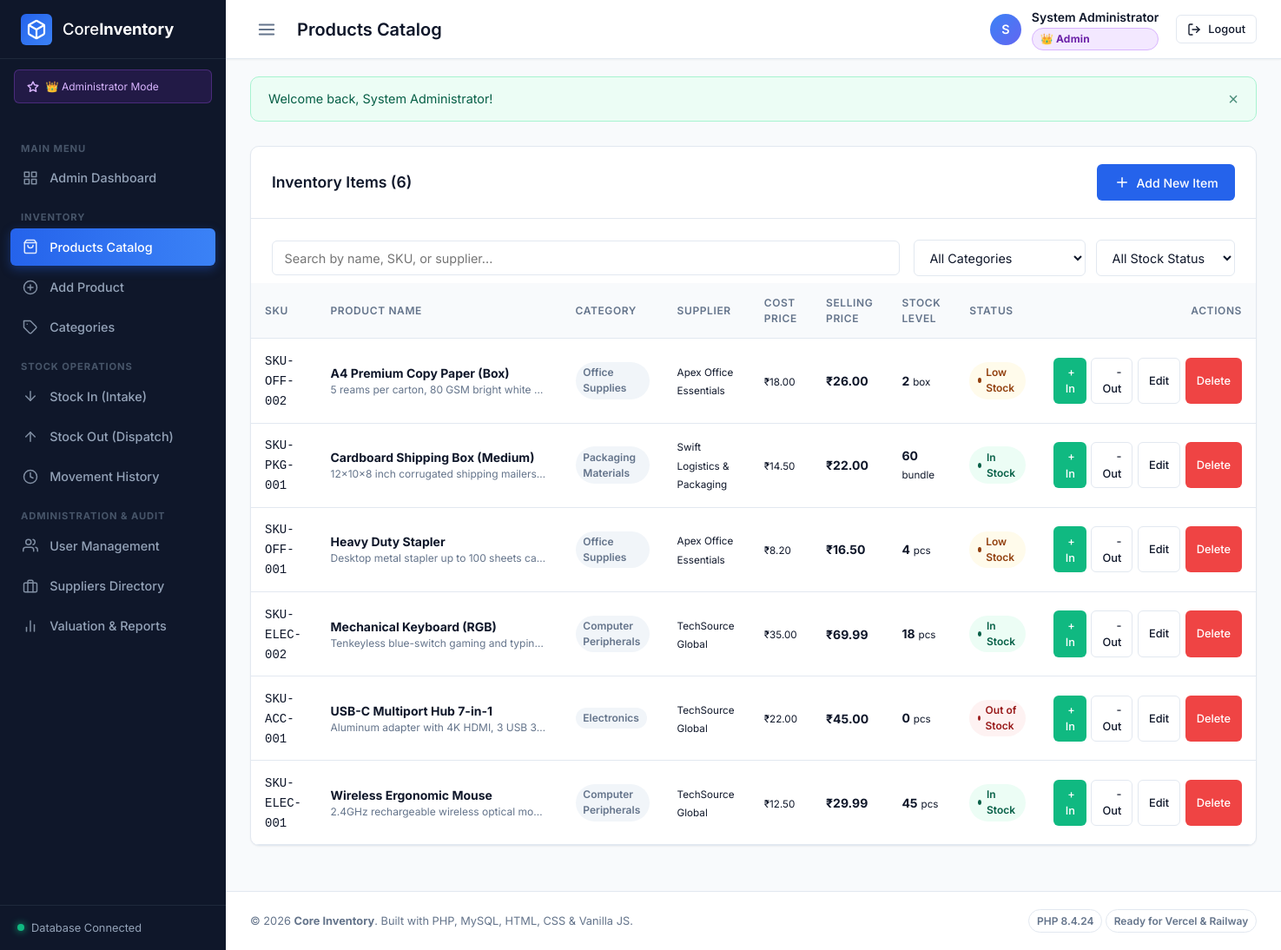
/pages/products.php (signed in), run on the app's committed database.
### tables this page shows
CREATE TABLE `products` (
    `id` INT UNSIGNED NOT NULL AUTO_INCREMENT,
    `sku` VARCHAR(50) NOT NULL,
    `name` VARCHAR(150) NOT NULL,
    `description` TEXT NULL,
    `category_id` INT UNSIGNED NULL,
    `supplier_id` INT UNSIGNED NULL,
    `cost_price` DECIMAL(10, 2) NOT NULL DEFAULT 0.00,
    `unit_price` DECIMAL(10, 2) NOT NULL DEFAULT 0.00,
    `quantity` INT NOT NULL DEFAULT 0,
    `min_threshold` INT NOT NULL DEFAULT 5,
    `unit_of_measure` VARCHAR(30) NOT NULL DEFAULT 'pcs',
    `created_at` DATETIME NOT NULL DEFAULT CURRENT_TIMESTAMP,
    `updated_at` DATETIME NOT NULL DEFAULT CURRENT_TIMESTAMP ON UPDATE CURRENT_TIMESTAMP,
    PRIMARY KEY (`id`),
    UNIQUE KEY `uk_products_sku` (`sku`),
    KEY `idx_products_category` (`category_id`),
    KEY `idx_products_supplier` (`supplier_id`),
    CONSTRAINT `fk_products_category` FOREIGN KEY (`category_id`)
        REFERENCES `categories` (`id`) ON DELETE SET NULL ON UPDATE CASCADE,
    CONSTRAINT `fk_products_supplier` FOREIGN KEY (`supplier_id`)
        REFERENCES `suppliers` (`id`) ON DELETE SET NULL ON UPDATE CASCADE
);

CREATE TABLE `categories` (
    `id` INT UNSIGNED NOT NULL AUTO_INCREMENT,
    `name` VARCHAR(100) NOT NULL,
    `description` TEXT NULL,
    `created_at` DATETIME NOT NULL DEFAULT CURRENT_TIMESTAMP,
    PRIMARY KEY (`id`),
    UNIQUE KEY `uk_categories_name` (`name`)
);

CREATE TABLE `suppliers` (
    `id` INT UNSIGNED NOT NULL AUTO_INCREMENT,
    `name` VARCHAR(150) NOT NULL,
    `contact_person` VARCHAR(100) NULL,
    `email` VARCHAR(100) NULL,
    `phone` VARCHAR(30) NULL,
    `address` TEXT NULL,
    `created_at` DATETIME NOT NULL DEFAULT CURRENT_TIMESTAMP,
    PRIMARY KEY (`id`)
);

### config/config.php (called while the page is built, shortened)
<?php
function url(string $path = ''): string {
    $trimmedPath = ltrim($path, '/');
    if (empty(BASE_URL)) {
        return '/' . $trimmedPath;
    }
    return rtrim(BASE_URL, '/') . '/' . $trimmedPath;
}
function isLoggedIn(): bool {
    return isset($_SESSION['user_id']) && !empty($_SESSION['user_id']);
}
function isAdmin(): bool {
    return isLoggedIn() && (($_SESSION['user_role'] ?? '') === 'admin');
}
function formatCurrency(float $amount): string {
    return '₹' . number_format($amount, 2);
}

### pages/products.php (the view, shortened to what this page needs)
<?php
require_once __DIR__ . '/../includes/header.php';
$query = "SELECT p.*, c.name AS category_name, s.name AS supplier_name
          FROM products p
          LEFT JOIN categories c ON p.category_id = c.id
          LEFT JOIN suppliers s ON p.supplier_id = s.id
          ORDER BY p.name ASC";
$products = $pdo->query($query)->fetchAll();
?>
<div class="card">
    <div class="card-header">
        <h2 class="card-title">Inventory Items (<?= count($products) ?>)</h2>
        <?php if (isAdmin()): ?>
            <a href="<?= url('pages/product-add.php') ?>" class="btn btn-primary">
                <svg width="18" height="18" viewBox="0 0 24 24" fill="none" stroke="currentColor" stroke-width="2" stroke-linecap="round" stroke-linejoin="round">
                    <line x1="12" y1="5" x2="12" y2="19"></line>
                    <line x1="5" y1="12" x2="19" y2="12"></line>
                </svg>
                <span>Add New Item</span>
            </a>
        <?php else: ?>
            <span class="badge badge-primary">Catalog Directory</span>
        <?php endif; ?>
    </div>
    <div class="card-body" style="padding-bottom: 0.5rem;">
        <div style="display: flex; gap: 1rem; flex-wrap: wrap; align-items: center; justify-content: space-between;">
            <div style="flex: 1; min-width: 250px;">
                <input type="text" id="productSearchInput" class="form-control" placeholder="Search by name, SKU, or supplier...">
            </div>
            <div style="display: flex; gap: 0.75rem; flex-wrap: wrap;">
                <select id="categoryFilter" class="form-control" style="width: auto; min-width: 170px;">
                    <option value="">All Categories</option>
                </select>
                <select id="statusFilter" class="form-control" style="width: auto; min-width: 160px;">
                    <option value="">All Stock Status</option>
                </select>
            </div>
        </div>
    </div>
    <div class="card-body" style="padding: 0;">
        <div class="table-responsive">
            <table class="table" id="productsTable">
                <thead>
                    <tr>
                        <th>SKU</th>
                        <th>Product Name</th>
                        <th>Category</th>
                        <th>Supplier</th>
                        <?php if (isAdmin()): ?>
                            <th>Cost Price</th>
                        <?php endif; ?>
                        <th>Selling Price</th>
                        <th>Stock Level</th>
                        <th>Status</th>
                        <th style="text-align: right;">Actions</th>
                    </tr>
                </thead>
                <tbody>
                    <?php if (empty($products)): ?>
                        <tr>
                            <td colspan="<?= isAdmin() ? 9 : 8 ?>" style="text-align: center; padding: 2.5rem; color: var(--text-muted);">
                                No products found in the catalog. <?= isAdmin() ? '<a href="' . url('pages/product-add.php') . '">Create your first product</a>.' : '' ?>
                            </td>
                        </tr>
                    <?php else: ?>
                        <?php foreach ($products as $p):
                            $status = 'instock';
                            $statusLabel = 'In Stock';
                            if ($p['quantity'] == 0) {
                                $status = 'outofstock';
                                $statusLabel = 'Out of Stock';
                            } elseif ($p['quantity'] <= $p['min_threshold']) {
                                $status = 'lowstock';
                                $statusLabel = 'Low Stock';
                            }
                        ?>
                            <tr data-category="<?= htmlspecialchars($p['category_name'] ?? 'Uncategorized') ?>" data-status="<?= $status ?>">
                                <td><code><?= htmlspecialchars($p['sku']) ?></code></td>
                                <td>
                                    <strong><?= htmlspecialchars($p['name']) ?></strong>
                                    <?php if (!empty($p['description'])): ?>
                                        <div style="font-size: 0.75rem; color: var(--text-muted); max-width: 250px; white-space: nowrap; overflow: hidden; text-overflow: ellipsis;">
                                            <?= htmlspecialchars($p['description']) ?>
                                        </div>
                                    <?php endif; ?>
                                </td>
                                <td><span class="badge badge-secondary"><?= htmlspecialchars($p['category_name'] ?? 'None') ?></span></td>
                                <td><small><?= htmlspecialchars($p['supplier_name'] ?? '-') ?></small></td>
                                <?php if (isAdmin()): ?>
                                    <td><small><?= formatCurrency($p['cost_price']) ?></small></td>
                                <?php endif; ?>
                                <td><strong><?= formatCurrency($p['unit_price']) ?></strong></td>
                                <td>
                                    <strong><?= number_format($p['quantity']) ?></strong>
                                    <small><?= htmlspecialchars($p['unit_of_measure']) ?></small>
                                </td>
                                <td>
                                    <span class="stock-status-pill <?= $status ?>">
                                        <?= $statusLabel ?>
                                    </span>
                                </td>
                                <td style="text-align: right;">
                                    <div style="display: inline-flex; gap: 0.35rem;">
                                        <a href="<?= url('pages/stock-in.php?product_id=' . $p['id']) ?>" class="btn btn-sm btn-success" title="Quick Stock In">+ In</a>
                                        <a href="<?= url('pages/stock-out.php?product_id=' . $p['id']) ?>" class="btn btn-sm btn-outline" title="Quick Stock Out">- Out</a>
                                        <?php if (isAdmin()): ?>
                                            <a href="<?= url('pages/product-edit.php?id=' . $p['id']) ?>" class="btn btn-sm btn-outline" title="Edit Product">Edit</a>
                                            <a href="<?= url('api/products.php?action=delete&id=' . $p['id']) ?>" class="btn btn-sm btn-danger" onclick="return confirm('Are you sure you want to delete this product? All movement history will also be removed.');" title="Delete">Delete</a>
                                        <?php endif; ?>
                                    </div>
                                </td>
                            </tr>
                        <?php endforeach; ?>
                    <?php endif; ?>
                </tbody>
            </table>
        </div>
    </div>
</div>
<?php require_once __DIR__ . '/../includes/footer.php'; ?>

### assets/css/style.css (style rules this page uses)
:root { --primary: #2563eb; --primary-hover: #1d4ed8; --primary-light: #eff6ff; --secondary: #64748b; --secondary-hover: #475569; --secondary-light: #f1f5f9; --success: #10b981; --success-light: #ecfdf5; --warning: #f59e0b; --warning-light: #fffbeb; --danger: #ef4444; --danger-light: #fef2f2; --info: #06b6d4; --info-light: #ecfeff; --bg-main: #f8fafc; --bg-card: #ffffff; --bg-sidebar: #0f172a; --bg-sidebar-hover: #1e293b; --text-main: #0f172a; --text-muted: #64748b; --text-sidebar: #94a3b8; --text-sidebar-active: #ffffff; --border-color: #e2e8f0; --border-sidebar: #1e293b; --radius-sm: 6px; --radius-md: 10px; --radius-lg: 14px; --radius-full: 9999px; --shadow-sm: 0 1px 2px 0 rgba(0, 0, 0, 0.05); --shadow-md: 0 4px 6px -1px rgba(0, 0, 0, 0.07), 0 2px 4px -2px rgba(0, 0, 0, 0.05); --shadow-lg: 0 10px 15px -3px rgba(0, 0, 0, 0.08), 0 4px 6px -4px rgba(0, 0, 0, 0.05); --font-sans: 'Inter', -apple-system, BlinkMacSystemFont, 'Segoe UI', Roboto, sans-serif; --sidebar-width: 260px; --sidebar-collapsed-width: 70px; --navbar-height: 68px; --transition: all 0.25s cubic-bezier(0.4, 0, 0.2, 1); }
*, *::before, *::after { box-sizing: border-box; margin: 0; padding: 0; }
body { font-family: var(--font-sans); background-color: var(--bg-main); color: var(--text-main); line-height: 1.5; -webkit-font-smoothing: antialiased; }
a { color: var(--primary); text-decoration: none; transition: var(--transition); }
.btn { display: inline-flex; align-items: center; justify-content: center; gap: 0.5rem; padding: 0.6rem 1.15rem; font-size: 0.875rem; font-weight: 500; border-radius: var(--radius-sm); border: 1px solid transparent; cursor: pointer; transition: var(--transition); }
.btn-primary { background-color: var(--primary); color: white; }
.btn-success { background-color: var(--success); color: white; }
.btn-danger { background-color: var(--danger); color: white; }
.btn-outline { background-color: transparent; border-color: var(--border-color); color: var(--text-main); }
.btn-sm { padding: 0.4rem 0.75rem; font-size: 0.8rem; }
.badge { display: inline-flex; align-items: center; padding: 0.2rem 0.55rem; font-size: 0.75rem; font-weight: 600; border-radius: var(--radius-full); }
.badge-secondary { background: var(--secondary-light); color: var(--secondary); }
.card { background: var(--bg-card); border-radius: var(--radius-md); border: 1px solid var(--border-color); box-shadow: var(--shadow-sm); margin-bottom: 1.5rem; overflow: hidden; }
.card-header { padding: 1.25rem 1.5rem; border-bottom: 1px solid var(--border-color); display: flex; align-items: center; justify-content: space-between; }
.card-title { font-size: 1.1rem; font-weight: 600; }
.card-body { padding: 1.5rem; }
.table-responsive { overflow-x: auto; width: 100%; }
.table { width: 100%; border-collapse: collapse; font-size: 0.875rem; text-align: left; }
.table th { background: #f8fafc; color: var(--text-muted); font-weight: 600; text-transform: uppercase; font-size: 0.75rem; letter-spacing: 0.05em; padding: 0.85rem 1rem; border-bottom: 1px solid var(--border-color); }
.table td { padding: 0.85rem 1rem; border-bottom: 1px solid var(--border-color); vertical-align: middle; }
.form-control { width: 100%; padding: 0.65rem 0.85rem; font-size: 0.9rem; border: 1px solid var(--border-color); border-radius: var(--radius-sm); background-color: #ffffff; font-family: inherit; color: var(--text-main); transition: var(--transition); }

### assets/css/dashboard.css (style rules this page uses)
.stock-status-pill { display: inline-flex; align-items: center; gap: 0.35rem; font-size: 0.75rem; font-weight: 600; padding: 0.2rem 0.6rem; border-radius: var(--radius-full); }
.stock-status-pill.instock { background-color: #ecfdf5; color: #065f46; }
.stock-status-pill.lowstock { background-color: #fffbeb; color: #92400e; }
.stock-status-pill.outofstock { background-color: #fef2f2; color: #991b1b; }
.stock-status-pill::before { content: ""; width: 6px; height: 6px; border-radius: 50%; background-color: currentColor; }

### data on the page
products: sku "SKU-OFF-002", name "A4 Premium Copy Paper (Box)", description "5 reams per carton, 80 GSM bright white…", category.name "Office Supplies", supplier.name "Apex Office Essentials", cost_price "₹18.00", unit_price "₹26.00", quantity "2", unit_of_measure "box", statusLabel "Low Stock"
products: sku "SKU-PKG-001", name "Cardboard Shipping Box (Medium)", description "12x10x8 inch corrugated shipping mailers…", category.name "Packaging Materials", supplier.name "Swift Logistics & Packaging", cost_price "₹14.50", unit_price "₹22.00", quantity "60", unit_of_measure "bundle", statusLabel "In Stock"
products: sku "SKU-OFF-001", name "Heavy Duty Stapler", description "Desktop metal stapler up to 100 sheets ca…", category.name "Office Supplies", supplier.name "Apex Office Essentials", cost_price "₹8.20", unit_price "₹16.50", quantity "4", unit_of_measure "pcs", statusLabel "Low Stock"
products: sku "SKU-ELEC-002", name "Mechanical Keyboard (RGB)", description "Tenkeyless blue-switch gaming and typin…", category.name "Computer Peripherals", supplier.name "TechSource Global", cost_price "₹35.00", unit_price "₹69.99", quantity "18", unit_of_measure "pcs", statusLabel "In Stock"
products: sku "SKU-ACC-001", name "USB-C Multiport Hub 7-in-1", description "Aluminum adapter with 4K HDMI, 3 USB 3…", category.name "Electronics", supplier.name "TechSource Global", cost_price "₹22.00", unit_price "₹45.00", quantity "0", unit_of_measure "pcs", quantity "Out of Stock"
products: sku "SKU-ELEC-001", name "Wireless Ergonomic Mouse", description "2.4GHz rechargeable wireless optical mo…", category.name "Computer Peripherals", supplier.name "TechSource Global", cost_price "₹12.50", unit_price "₹29.99", quantity "45", unit_of_measure "pcs", statusLabel "In Stock"

### other printed values
$pageTitle "Products Catalog"
substr($user['full_name'], 0, 1) "S"
$user['full_name'] "System Administrator"
$flash['message'] "Welcome back, System Administrator!"
count($products) "6"
APP_NAME "Core Inventory"
PHP_VERSION "8.4.24"
